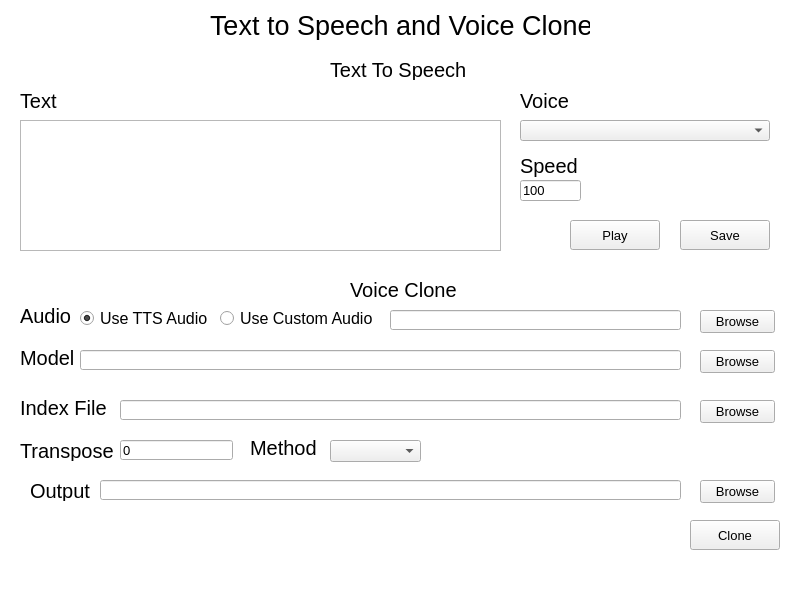
<?xml version="1.0" encoding="UTF-8"?>
<ui version="4.0">
 <class>MainWindow</class>
 <widget class="QMainWindow" name="MainWindow">
  <property name="enabled">
   <bool>true</bool>
  </property>
  <property name="geometry">
   <rect>
    <x>0</x>
    <y>0</y>
    <width>800</width>
    <height>600</height>
   </rect>
  </property>
  <property name="minimumSize">
   <size>
    <width>800</width>
    <height>600</height>
   </size>
  </property>
  <property name="maximumSize">
   <size>
    <width>800</width>
    <height>600</height>
   </size>
  </property>
  <property name="font">
   <font>
    <pointsize>10</pointsize>
   </font>
  </property>
  <property name="mouseTracking">
   <bool>true</bool>
  </property>
  <property name="windowTitle">
   <string>Text to Speech and Voice Clone</string>
  </property>
  <property name="styleSheet">
   <string notr="true">QMainWindow{
background:#ffffff;
}
</string>
  </property>
  <widget class="QWidget" name="centralwidget">
   <widget class="QLabel" name="label">
    <property name="geometry">
     <rect>
      <x>210</x>
      <y>10</y>
      <width>380</width>
      <height>30</height>
     </rect>
    </property>
    <property name="font">
     <font>
      <pointsize>20</pointsize>
     </font>
    </property>
    <property name="styleSheet">
     <string notr="true"/>
    </property>
    <property name="text">
     <string>Text to Speech and Voice Clone</string>
    </property>
   </widget>
   <widget class="QLabel" name="label_2">
    <property name="geometry">
     <rect>
      <x>330</x>
      <y>60</y>
      <width>140</width>
      <height>20</height>
     </rect>
    </property>
    <property name="font">
     <font>
      <pointsize>15</pointsize>
     </font>
    </property>
    <property name="text">
     <string>Text To Speech</string>
    </property>
   </widget>
   <widget class="QTextEdit" name="tts_textbox">
    <property name="geometry">
     <rect>
      <x>20</x>
      <y>120</y>
      <width>481</width>
      <height>131</height>
     </rect>
    </property>
    <property name="font">
     <font>
      <pointsize>10</pointsize>
     </font>
    </property>
   </widget>
   <widget class="QLabel" name="label_3">
    <property name="geometry">
     <rect>
      <x>520</x>
      <y>90</y>
      <width>51</width>
      <height>21</height>
     </rect>
    </property>
    <property name="font">
     <font>
      <pointsize>15</pointsize>
     </font>
    </property>
    <property name="text">
     <string>Voice</string>
    </property>
   </widget>
   <widget class="QComboBox" name="voice_list">
    <property name="geometry">
     <rect>
      <x>520</x>
      <y>120</y>
      <width>250</width>
      <height>21</height>
     </rect>
    </property>
    <property name="font">
     <font>
      <pointsize>10</pointsize>
     </font>
    </property>
   </widget>
   <widget class="QLabel" name="label_4">
    <property name="geometry">
     <rect>
      <x>520</x>
      <y>150</y>
      <width>61</width>
      <height>31</height>
     </rect>
    </property>
    <property name="font">
     <font>
      <pointsize>15</pointsize>
     </font>
    </property>
    <property name="text">
     <string>Speed</string>
    </property>
   </widget>
   <widget class="QLineEdit" name="speed_input">
    <property name="geometry">
     <rect>
      <x>520</x>
      <y>180</y>
      <width>61</width>
      <height>21</height>
     </rect>
    </property>
    <property name="font">
     <font>
      <pointsize>10</pointsize>
     </font>
    </property>
    <property name="text">
     <string>100</string>
    </property>
   </widget>
   <widget class="QPushButton" name="play_btn">
    <property name="geometry">
     <rect>
      <x>570</x>
      <y>220</y>
      <width>90</width>
      <height>30</height>
     </rect>
    </property>
    <property name="font">
     <font>
      <pointsize>10</pointsize>
     </font>
    </property>
    <property name="text">
     <string>Play</string>
    </property>
   </widget>
   <widget class="QPushButton" name="save_btn">
    <property name="geometry">
     <rect>
      <x>680</x>
      <y>220</y>
      <width>90</width>
      <height>30</height>
     </rect>
    </property>
    <property name="font">
     <font>
      <pointsize>10</pointsize>
     </font>
    </property>
    <property name="text">
     <string>Save</string>
    </property>
   </widget>
   <widget class="QLabel" name="label_5">
    <property name="geometry">
     <rect>
      <x>350</x>
      <y>280</y>
      <width>110</width>
      <height>20</height>
     </rect>
    </property>
    <property name="font">
     <font>
      <pointsize>15</pointsize>
     </font>
    </property>
    <property name="text">
     <string>Voice Clone</string>
    </property>
   </widget>
   <widget class="QRadioButton" name="same_audio_radio">
    <property name="geometry">
     <rect>
      <x>80</x>
      <y>310</y>
      <width>141</width>
      <height>16</height>
     </rect>
    </property>
    <property name="font">
     <font>
      <pointsize>12</pointsize>
     </font>
    </property>
    <property name="tabletTracking">
     <bool>false</bool>
    </property>
    <property name="text">
     <string>Use TTS Audio</string>
    </property>
    <property name="iconSize">
     <size>
      <width>20</width>
      <height>20</height>
     </size>
    </property>
    <property name="checked">
     <bool>true</bool>
    </property>
   </widget>
   <widget class="QLabel" name="label_6">
    <property name="geometry">
     <rect>
      <x>20</x>
      <y>300</y>
      <width>51</width>
      <height>31</height>
     </rect>
    </property>
    <property name="font">
     <font>
      <pointsize>15</pointsize>
     </font>
    </property>
    <property name="text">
     <string>Audio</string>
    </property>
   </widget>
   <widget class="QLabel" name="label_7">
    <property name="geometry">
     <rect>
      <x>20</x>
      <y>90</y>
      <width>51</width>
      <height>21</height>
     </rect>
    </property>
    <property name="font">
     <font>
      <pointsize>15</pointsize>
     </font>
    </property>
    <property name="text">
     <string>Text</string>
    </property>
   </widget>
   <widget class="QRadioButton" name="custom_audio_radio">
    <property name="enabled">
     <bool>true</bool>
    </property>
    <property name="geometry">
     <rect>
      <x>220</x>
      <y>310</y>
      <width>161</width>
      <height>16</height>
     </rect>
    </property>
    <property name="font">
     <font>
      <pointsize>12</pointsize>
     </font>
    </property>
    <property name="tabletTracking">
     <bool>false</bool>
    </property>
    <property name="text">
     <string>Use Custom Audio</string>
    </property>
    <property name="iconSize">
     <size>
      <width>20</width>
      <height>20</height>
     </size>
    </property>
    <property name="checked">
     <bool>false</bool>
    </property>
   </widget>
   <widget class="QLineEdit" name="custom_audio_input">
    <property name="geometry">
     <rect>
      <x>390</x>
      <y>310</y>
      <width>291</width>
      <height>20</height>
     </rect>
    </property>
    <property name="font">
     <font>
      <pointsize>10</pointsize>
     </font>
    </property>
   </widget>
   <widget class="QPushButton" name="custom_audio_browse">
    <property name="geometry">
     <rect>
      <x>700</x>
      <y>310</y>
      <width>75</width>
      <height>23</height>
     </rect>
    </property>
    <property name="font">
     <font>
      <pointsize>10</pointsize>
     </font>
    </property>
    <property name="text">
     <string>Browse</string>
    </property>
   </widget>
   <widget class="QLabel" name="label_8">
    <property name="geometry">
     <rect>
      <x>20</x>
      <y>350</y>
      <width>61</width>
      <height>16</height>
     </rect>
    </property>
    <property name="font">
     <font>
      <pointsize>15</pointsize>
     </font>
    </property>
    <property name="text">
     <string>Model</string>
    </property>
   </widget>
   <widget class="QLineEdit" name="model_path_input">
    <property name="geometry">
     <rect>
      <x>80</x>
      <y>350</y>
      <width>601</width>
      <height>20</height>
     </rect>
    </property>
    <property name="font">
     <font>
      <pointsize>10</pointsize>
     </font>
    </property>
   </widget>
   <widget class="QPushButton" name="model_path_browse">
    <property name="geometry">
     <rect>
      <x>700</x>
      <y>350</y>
      <width>75</width>
      <height>23</height>
     </rect>
    </property>
    <property name="font">
     <font>
      <pointsize>10</pointsize>
     </font>
    </property>
    <property name="text">
     <string>Browse</string>
    </property>
   </widget>
   <widget class="QPushButton" name="index_path_browse">
    <property name="geometry">
     <rect>
      <x>700</x>
      <y>400</y>
      <width>75</width>
      <height>23</height>
     </rect>
    </property>
    <property name="font">
     <font>
      <pointsize>10</pointsize>
     </font>
    </property>
    <property name="text">
     <string>Browse</string>
    </property>
   </widget>
   <widget class="QLineEdit" name="index_path_input">
    <property name="geometry">
     <rect>
      <x>120</x>
      <y>400</y>
      <width>561</width>
      <height>20</height>
     </rect>
    </property>
    <property name="font">
     <font>
      <pointsize>10</pointsize>
     </font>
    </property>
   </widget>
   <widget class="QLabel" name="label_9">
    <property name="geometry">
     <rect>
      <x>20</x>
      <y>400</y>
      <width>91</width>
      <height>16</height>
     </rect>
    </property>
    <property name="font">
     <font>
      <pointsize>15</pointsize>
     </font>
    </property>
    <property name="text">
     <string>Index File</string>
    </property>
   </widget>
   <widget class="QLineEdit" name="transpose_input">
    <property name="geometry">
     <rect>
      <x>120</x>
      <y>440</y>
      <width>113</width>
      <height>20</height>
     </rect>
    </property>
    <property name="font">
     <font>
      <pointsize>10</pointsize>
     </font>
    </property>
    <property name="text">
     <string>0</string>
    </property>
   </widget>
   <widget class="QLabel" name="label_10">
    <property name="geometry">
     <rect>
      <x>20</x>
      <y>440</y>
      <width>101</width>
      <height>21</height>
     </rect>
    </property>
    <property name="font">
     <font>
      <pointsize>15</pointsize>
     </font>
    </property>
    <property name="text">
     <string>Transpose</string>
    </property>
   </widget>
   <widget class="QComboBox" name="method_list">
    <property name="geometry">
     <rect>
      <x>330</x>
      <y>440</y>
      <width>91</width>
      <height>22</height>
     </rect>
    </property>
    <property name="font">
     <font>
      <pointsize>10</pointsize>
     </font>
    </property>
   </widget>
   <widget class="QLabel" name="label_12">
    <property name="geometry">
     <rect>
      <x>250</x>
      <y>440</y>
      <width>71</width>
      <height>16</height>
     </rect>
    </property>
    <property name="font">
     <font>
      <pointsize>15</pointsize>
     </font>
    </property>
    <property name="text">
     <string>Method</string>
    </property>
   </widget>
   <widget class="QPushButton" name="output_path_browse">
    <property name="geometry">
     <rect>
      <x>700</x>
      <y>480</y>
      <width>75</width>
      <height>23</height>
     </rect>
    </property>
    <property name="font">
     <font>
      <pointsize>10</pointsize>
     </font>
    </property>
    <property name="text">
     <string>Browse</string>
    </property>
   </widget>
   <widget class="QLineEdit" name="output_path_input">
    <property name="geometry">
     <rect>
      <x>100</x>
      <y>480</y>
      <width>581</width>
      <height>20</height>
     </rect>
    </property>
    <property name="font">
     <font>
      <pointsize>10</pointsize>
     </font>
    </property>
   </widget>
   <widget class="QLabel" name="label_13">
    <property name="geometry">
     <rect>
      <x>30</x>
      <y>480</y>
      <width>71</width>
      <height>21</height>
     </rect>
    </property>
    <property name="font">
     <font>
      <pointsize>15</pointsize>
     </font>
    </property>
    <property name="text">
     <string>Output</string>
    </property>
   </widget>
   <widget class="QPushButton" name="clone_btn">
    <property name="geometry">
     <rect>
      <x>690</x>
      <y>520</y>
      <width>90</width>
      <height>30</height>
     </rect>
    </property>
    <property name="font">
     <font>
      <pointsize>10</pointsize>
     </font>
    </property>
    <property name="text">
     <string>Clone</string>
    </property>
   </widget>
   <widget class="QLabel" name="log_label">
    <property name="geometry">
     <rect>
      <x>10</x>
      <y>570</y>
      <width>781</width>
      <height>20</height>
     </rect>
    </property>
    <property name="text">
     <string/>
    </property>
   </widget>
  </widget>
 </widget>
 <resources/>
 <connections/>
</ui>
